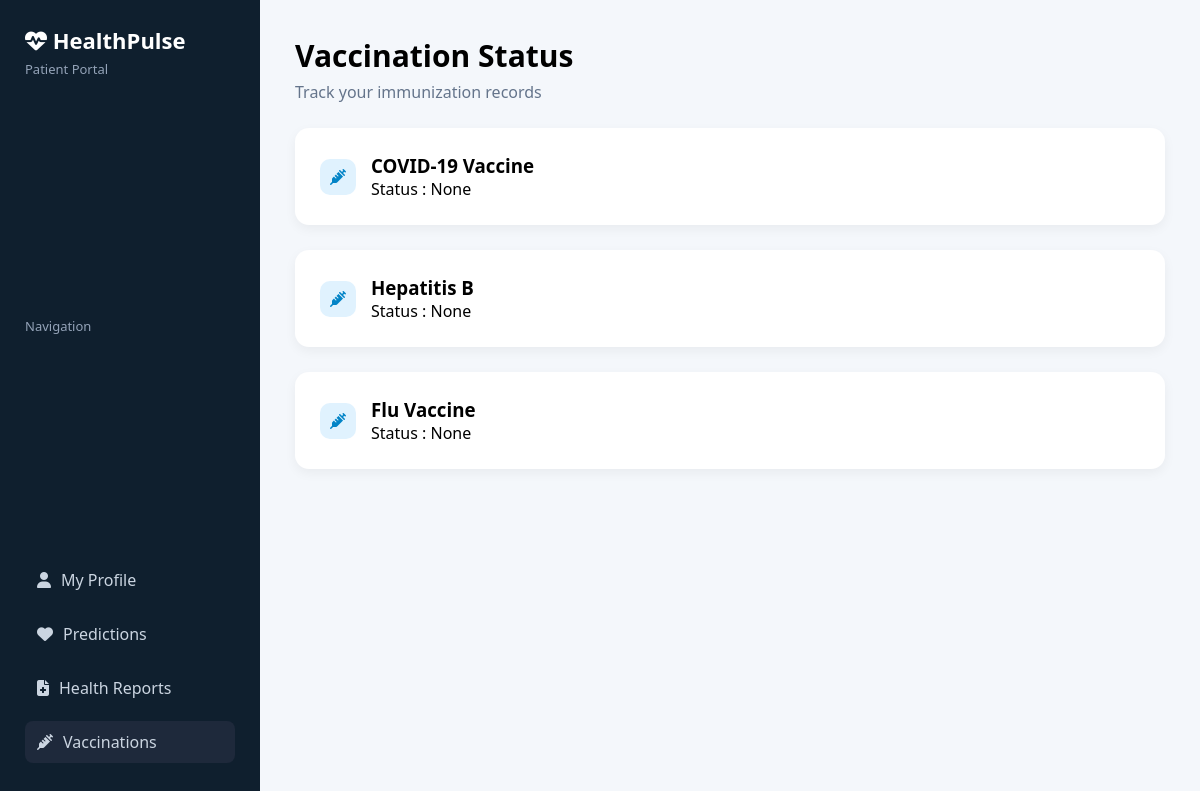
Screenshot of /vaccinations (signed in) with the database file from the repository.
### tables this page shows
CREATE TABLE patients (

email TEXT PRIMARY KEY,
password TEXT,
visit_date TEXT,

name TEXT,
age INTEGER,
gender TEXT,
blood_group TEXT,
marital_status TEXT,
phone TEXT,
emergency_contact TEXT,
address TEXT,

height REAL,
weight REAL,
bmi REAL,

department TEXT,
symptoms TEXT,

bp TEXT,
sugar TEXT,
cholesterol TEXT,
heart_rate TEXT,
temperature TEXT,
oxygen TEXT,

smoking TEXT,
alcohol TEXT,
activity TEXT,
diet TEXT,
sleep TEXT,

diabetes TEXT,
hypertension TEXT,
heart_history TEXT,
family_history TEXT,
surgery TEXT,
allergies TEXT,
medication TEXT,

covid_vaccine TEXT,
hepatitis_vaccine TEXT,
flu_vaccine TEXT
);

### app.py (the view)
@app.route("/vaccinations")
def vaccinations():
    if "patient_email" not in session:
        return redirect("/patient-login")
    email = session["patient_email"]
    conn = sqlite3.connect("healthpulse.db")
    cursor = conn.cursor()
    cursor.execute("""
    SELECT covid_vaccine, hepatitis_vaccine, flu_vaccine
    FROM patients
    WHERE email=?
    """,(email,))
    vaccines = cursor.fetchone()
    conn.close()
    return render_template(
        "vaccinations.html",
        vaccines=vaccines
    )

### templates/vaccinations.html (shortened to what this page needs)
<!DOCTYPE html>
<html>
<head>
<link rel="stylesheet" href="{{ url_for('static', filename='dashboard.css') }}">
<link rel="stylesheet"
href="https://cdnjs.cloudflare.com/ajax/libs/font-awesome/6.5.0/css/all.min.css">
</head>
<body>
<div class="layout">
<div class="sidebar">
<div class="logo">
<h2><i class="fa-solid fa-heart-pulse"></i> HealthPulse</h2>
<p>Patient Portal</p>
</div>
<div class="nav-title">Navigation</div>
<ul class="menu">
<li>
<a href="/patient-dashboard">
<i class="fa-solid fa-user"></i> My Profile
</a>
</li>
<li>
<a href="/patient-predictions">
<i class="fa-solid fa-heart"></i> Predictions
</a>
</li>
<li>
<a href="/download-report">
<i class="fa-solid fa-file-medical"></i> Health Reports
</a>
</li>
<li class="active">
<a href="/vaccinations">
<i class="fa-solid fa-syringe"></i> Vaccinations
</a>
</li>
</ul>
</div>
<div class="main">
<h1>Vaccination Status</h1>
<p class="subtitle">
Track your immunization records
</p>
<div class="profile-card">
<div style="display:flex;align-items:center;gap:15px">
<i class="fa-solid fa-syringe icon"></i>
<div>
<h3>COVID-19 Vaccine</h3>
<p>Status : {{ vaccines[0] }}</p>
</div>
</div>
</div>
<div class="profile-card">
<div style="display:flex;align-items:center;gap:15px">
<i class="fa-solid fa-syringe icon"></i>
<div>
<h3>Hepatitis B</h3>
<p>Status : {{ vaccines[1] }}</p>
</div>
</div>
</div>
<div class="profile-card">
<div style="display:flex;align-items:center;gap:15px">
<i class="fa-solid fa-syringe icon"></i>
<div>
<h3>Flu Vaccine</h3>
<p>Status : {{ vaccines[2] }}</p>
</div>
</div>
</div>
</div>
</div>
</body>
</html>

### static/dashboard.css (style rules this page uses)
* { margin: 0; padding: 0; box-sizing: border-box; font-family: "Segoe UI", sans-serif; }
body { background: #f4f7fb; }
.layout { display: flex; min-height: 100vh; }
.sidebar { width: 240px; background: #0f1f2e; color: white; padding: 25px; display: flex; flex-direction: column; justify-content: space-between; }
* { margin:0; padding:0; box-sizing:border-box; font-family:"Segoe UI",sans-serif; }
body { background:#f4f7fb; }
.layout { display:flex; min-height:100vh; }
.sidebar { width:260px; background:#0f1f2e; color:white; display:flex; flex-direction:column; justify-content:space-between; padding:25px; }
.logo h2 { font-size:22px; margin-bottom:5px; }
.logo p { font-size:13px; color:#94a3b8; margin-bottom:25px; }
.nav-title { font-size:13px; margin-bottom:10px; color:#94a3b8; }
.menu { list-style:none; }
.menu li { margin-bottom:12px; }
.menu a { text-decoration:none; color:#cbd5e1; display:flex; align-items:center; gap:10px; padding:10px 12px; border-radius:8px; transition:0.2s; }
.active a { background:#1e293b; }
.main { flex:1; padding:35px; }
.main h1 { font-size:30px; margin-bottom:5px; }
.subtitle { color:#64748b; margin-bottom:25px; }
.profile-card { display:flex; align-items:center; gap:20px; background:white; padding:25px; border-radius:14px; box-shadow:0 4px 12px rgba(0,0,0,0.05); margin-bottom:25px; }
.icon { background:#e0f2fe; padding:10px; border-radius:10px; color:#0284c7; }

### rows the page displays
patients: covid_vaccine "None", hepatitis_vaccine "None", flu_vaccine "None"
